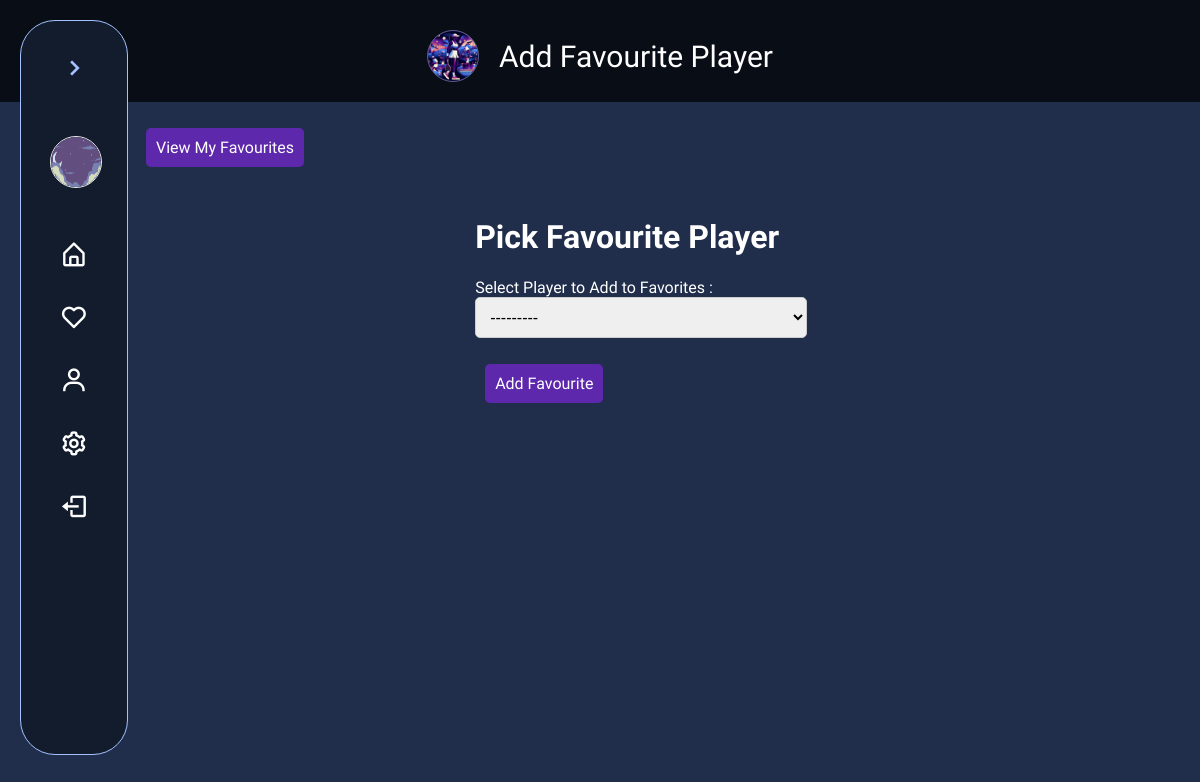
/add_favourite/ (signed in), run on an earlier commit of the app's database.
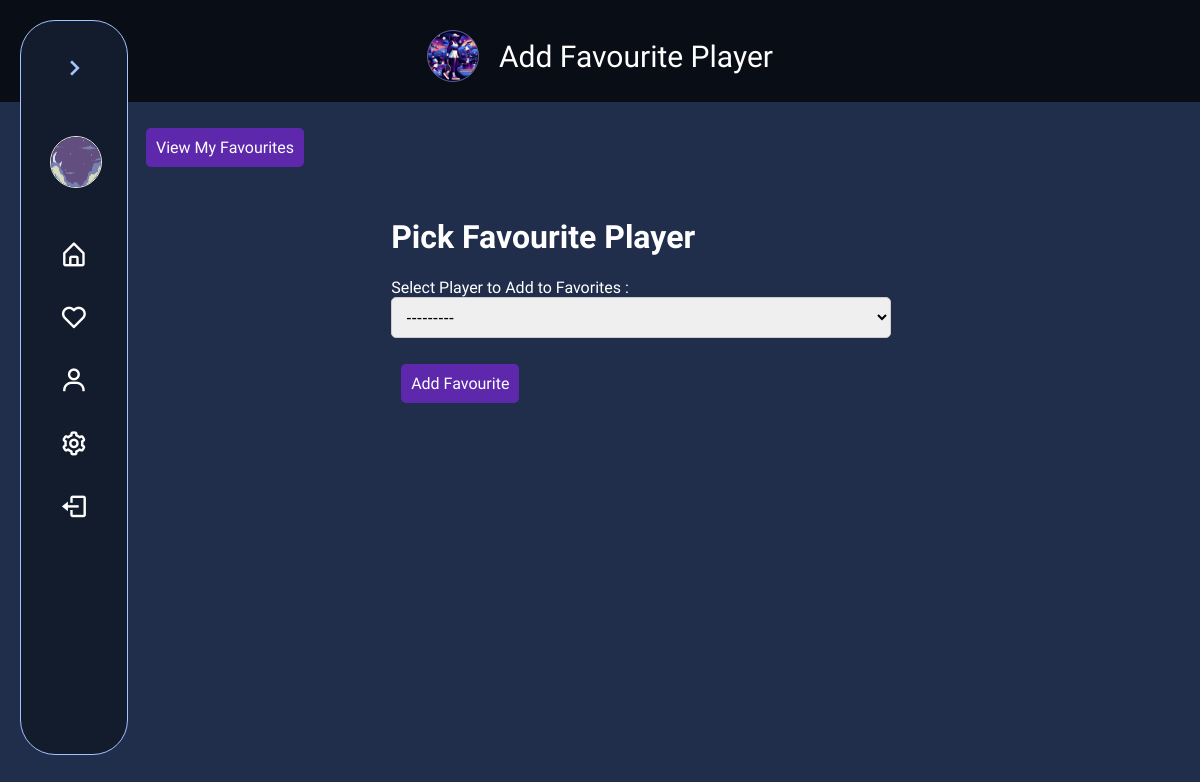
And on a later commit of the database.
### dashboard/models.py (models this page shows)
class Player(models.Model):
    name = models.CharField(max_length=100)
    player_id = models.AutoField(primary_key=True)
    date_of_birth = models.CharField(max_length=50)
    height = models.CharField(max_length=10)
    hand = models.CharField(max_length=10)
    country = models.CharField(max_length=100)
    ranking = models.CharField(max_length=10)
    def __str__(self):
        return self.name

### dashboard/views.py (the view)
# urls.py: path('add_favourite/', login_required(views.add_favourite_view), name='add_favourite'),
@login_required
def add_favourite_view(request):
    if request.method == 'POST':
        form = FavoriteForm(request.POST, user=request.user)
        if form.is_valid():
            favorite = form.save(commit=False)
            favorite.user = request.user
            favorite.save()
            return redirect('favourites')
    else:
        form = FavoriteForm(user=request.user)
    return render(request, 'dashboard/add_favourite.html', {'form': form})

### dashboard/forms.py
class FavoriteForm(forms.ModelForm):
    class Meta:
        model = UserFavorite
        fields = ['player']
    def __init__(self, *args, **kwargs):
        user = kwargs.pop('user', None)
        super(FavoriteForm, self).__init__(*args, **kwargs)
        if user is not None:
            favorited_players = UserFavorite.objects.filter(user=user).values_list('player__player_id', flat=True)
            self.fields['player'].queryset = Player.objects.exclude(player_id__in=favorited_players).order_by('name')
        self.fields['player'].label = "Select Player to Add to Favorites\n"

### dashboard/templates/dashboard/add_favourite.html (shortened to what this page needs)
<!DOCTYPE html>
{% load static %}
<html lang="en">
<head>
    <link rel="stylesheet" href="https://cdnjs.cloudflare.com/ajax/libs/font-awesome/5.15.3/css/all.min.css">
    <link rel="stylesheet" href="{% static 'dashboard/css/add_favourite.css' %}">
    <link href='https://unpkg.com/boxicons@2.1.4/css/boxicons.min.css' rel='stylesheet'>
</head>
<body>
<div class="sidebar">
    <div class="top">
        <i class="bx bx-chevron-right" id="btn"></i>
    </div>
    <div class="user">
        <img src="{% static 'dashboard/images/user.jpg' %}" class="user-img" alt="user-image">
        <div>
        </div>
    </div>
    <ul>
        <li>
            <a href="{% url 'dashboard' %}">
                <i class='bx bx-home-alt'></i>
            </a>
        </li>
        <li>
            <a href="{% url 'favourites' %}">
                <i class='bx bx-heart'></i>
            </a>
        </li>
        <li>
            <a href="{% url 'account' %}">
                <i class='bx bx-user'></i>
            </a>
        </li>
        <li>
            <a href="#">
                <i class='bx bx-cog'></i>
            </a>
        </li>
        <li>
            <a href="#" id="logoutLink">
                <i class='bx bx-log-out'></i>
            </a>
        </li>
    </ul>
</div>
<div class="header">
    <img src="{% static 'dashboard/images/login_half_page.jpg' %}" class="profile-img" alt="tennis">
    <div class="header-text">Add Favourite Player</div>
</div>
<div class="main-content">
    <a href="{% url 'favourites' %}" class="add-another-player view-favourites">View My Favourites</a>
    <div class="form-favourite">
        <h1>Pick Favourite Player</h1>
        <form method="post">
            {{ form.as_p }}
            <button type="submit" class="add-another-player">Add Favourite</button>
        </form>
    </div>
</div>
</body>
</html>

### dashboard/static/dashboard/css/add_favourite.css (style rules this page uses)
body { font-family: 'Inika', serif; background-color: #202E4C; color: #ffffff; margin: 0; padding: 0; box-sizing: border-box; }
.user-img { width: 50px; height: 50px; border-radius: 100%; border: 1px solid #eee; }
.sidebar { position: fixed; top: 20px; left: 20px; height: 90vh; width: 80px; background-color: #131C2D; padding: 0.4rem 0.8rem; transition: all 0.5s ease; border-radius: 35px; z-index: 2; border: #A4C2FF solid 1px; }
.sidebar #btn { position: absolute; color: #A4C2FF; top: 0.4rem; left: 50%; font-size: 2rem; line-height: 50px; transform: translateX(-50%); cursor: pointer; margin-top: 1rem; }
.user { display: flex; align-items: center; margin: 1rem 0; margin-left: 1rem; transition: all 0.5s ease; }
.sidebar ul { margin: 0; padding: 0; }
.sidebar ul li { position: relative; list-style-type: none; height: 50px; width: 50px; margin: 0.8rem auto; line-height: 50px; align-content: center; }
.sidebar ul li a { color: #fff; text-decoration: none; display: flex; align-items: center; border-radius: 0.8rem; transition: all 0.3s ease; }
.sidebar ul li a i { min-width: 50px; text-align: center; height: 50px; border-radius: 12px; line-height: 50px; font-size: 1.8rem; }
.main-content { position: relative; min-height: 90vh; top: 0; left: 120px; transition: all 0.5s ease; width: calc(100% - 190px); padding: 1rem; display: flex; justify-content: flex-start; align-items: center; flex-direction: column; }
.header { height: auto; display: flex; flex-direction: row; align-items: center; justify-content: center; padding-bottom: 20px; background-color: #090D15; }
.header-text { margin-top: 30px; font-size: 30px; margin-left: 20px; }
.profile-img { left: 120px; margin-top: 30px; width: 50px; height: 50px; border-radius: 50%; background-color: #575a89; border: 1px solid #575a89; }
.add-another-player { font-size: 16px; margin: 10px; color: #fff; text-decoration: none; border-style: none; font-family: 'Inika', serif; background-color: #5E28AD; padding: 10px; border-radius: 5px; transition: all 0.3s ease; cursor: pointer; align-self: center; }
.view-favourites { align-self: flex-start; justify-self: flex-start; }
.form-favourite { margin: 10px; padding: 10px; }
select { width: 100%; padding: 10px; border-radius: 5px; border: 1px solid #ccc; font-size: 16px; }

What changed in the data, as far as the page shows it:
added Player: player "---------"
Also different on the page:
form field player: "---------" → (not shown)
